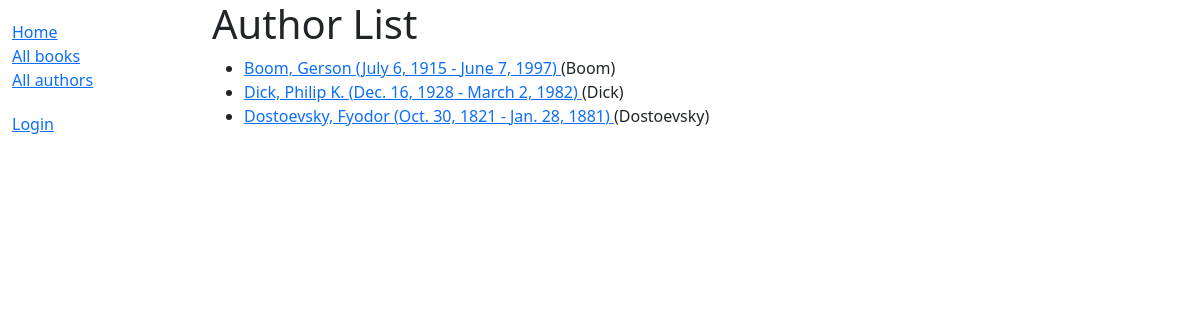
Screenshot of /catalog/authors/ with the database file from the repository.
### catalog/models.py (models this page shows)
class Author(models.Model):
    first_name = models.CharField(max_length=100)
    last_name = models.CharField(max_length=100)
    date_of_birth = models.DateField(null=True, blank=True)
    date_of_death = models.DateField('Died', null=True, blank=True)
    class Meta:
        ordering = ['last_name', 'first_name']
    def get_absolute_url(self):
        return reverse('author-detail', args=[str(self.id)])
    def __str__(self):
        return f'{self.last_name}, {self.first_name}'

### catalog/views.py (the view)
# urls.py: path('authors/', views.AuthorListView.as_view(), name='authors'),
class AuthorListView(generic.ListView):
    model = Author
    context_object_name = 'author_list'
    paginate_by = 10

### catalog/templates/catalog/author_list.html
{% extends "base_generic.html" %}
{% block content %}
  <h1>Author List</h1>
  {% if author_list %}
    <ul>
      {% for author in author_list %}
      <li>
        <a href="{{ author.get_absolute_url }}">
        {{ author }} ({{ author.date_of_birth }} - {% if author.date_of_death %}{{ author.date_of_death }}{% endif %})
        </a>
        ({{author.last_name}})
      </li>
      {% endfor %}
    </ul>
  {% else %}
    <p>Authors do not exist.</p>
  {% endif %}
{% endblock %}

### rows the page displays
Author: last_name+first_name "Boom, Gerson", date_of_birth "July 6, 1915", date_of_death "June 7, 1997", last_name "Boom"
Author: last_name+first_name "Dick, Philip K.", date_of_birth "Dec. 16, 1928", date_of_death "March 2, 1982", last_name "Dick"
Author: last_name+first_name "Dostoevsky, Fyodor", date_of_birth "Oct. 30, 1821", date_of_death "Jan. 28, 1881", last_name "Dostoevsky"
